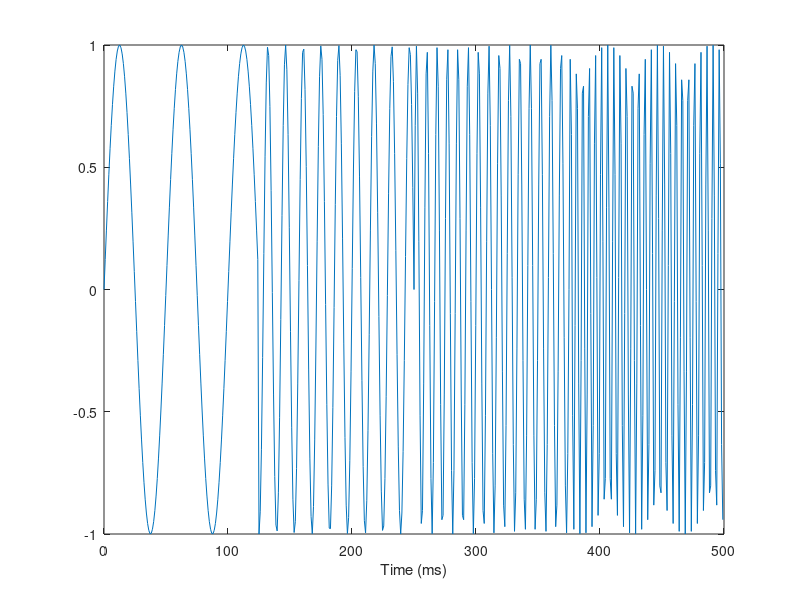

The MATLAB source for this figure: (Note: this script raises an error after producing the figure.)

clear
close all
f= [20 70 120 200];
N=512;
Fs= 1024;                     % Sample frequency
t = (0:N-1)/Fs;              % Time vector

x = [];                       % Signal
seg = length(f);               % Number of signal's segments
nseg = N/seg;                  % Size of each signal's segment
w = 2*pi*f;                    % Angular frequency
for i = 1:seg
  tseg = (1:nseg) + (i-1)*nseg;
  x = [x , sin(w(i)*t(tseg))];
end
plot(1000*t,x);
xlabel('Time (ms)')
axis([0 500 -1 1])
%pause

scale= (2:2:128);
c= cwt(x,scale,'db2');
subplot(311)
mesh(t*1000,scale,c)
title('DAUBECHIES')

scale= (2:2:128);
c= cwt(x,scale,'haar');
subplot(312)
mesh(t*1000,scale,c)
title('HAAR')

scale= (2:2:128);
c= cwt(x,scale,'mexh');
subplot(313)
mesh(t*1000,scale,c)
title('MEXICAN HAT')


%alternativamente usar a funcao mais recente
figure;
%'morse' (default) | 'amor' | 'bump'
cwt(x,'morse', Fs);
figure;
%'morse' (default) | 'amor' | 'bump'
cwt(x,'amor', Fs);
figure;
%'morse' (default) | 'amor' | 'bump'
cwt(x,'bump', Fs);